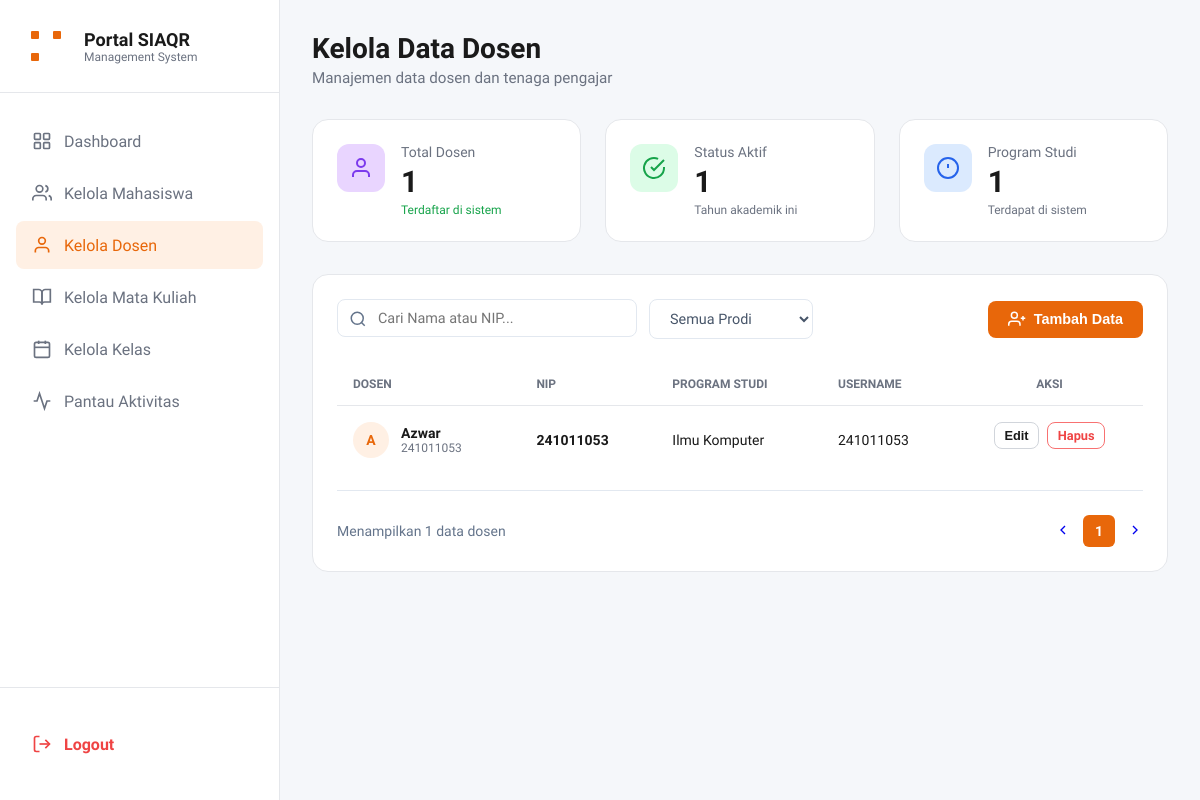
The app's page /kelola_dosen.php (signed in), older data.
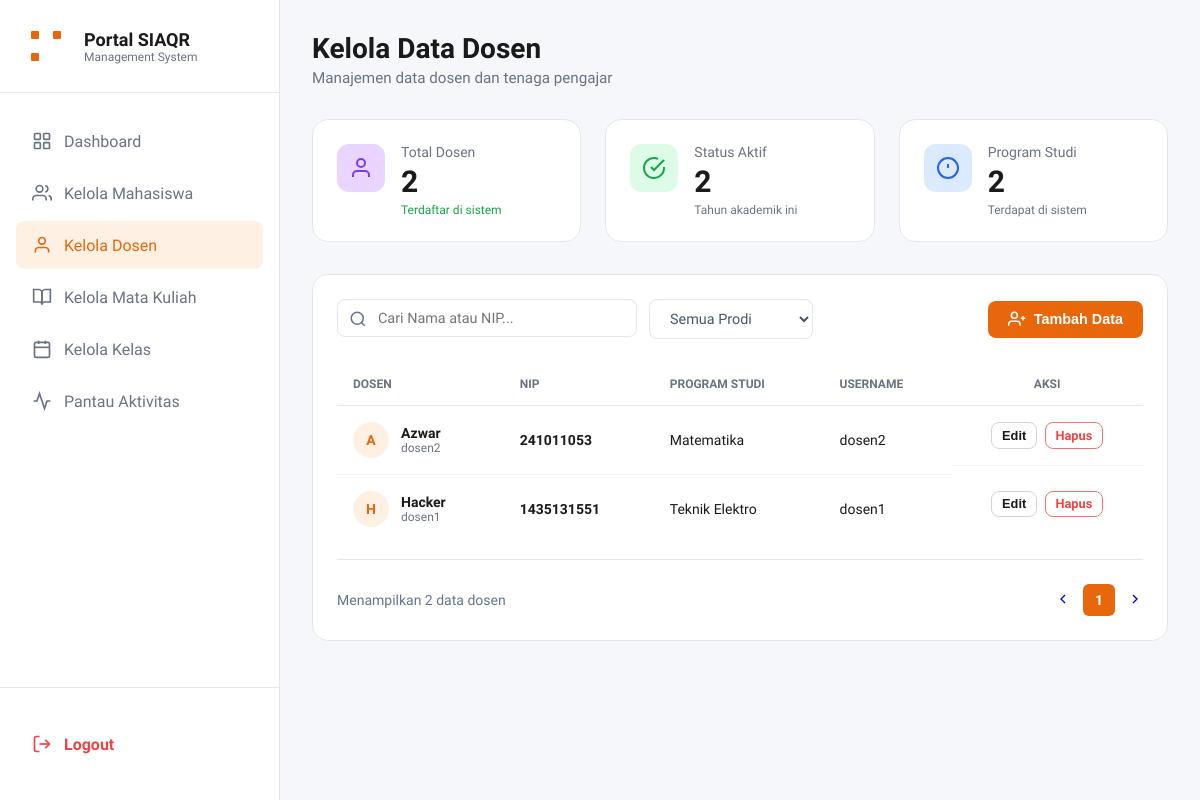
The same page, newer data.
### tables this page shows
CREATE TABLE `dosen` (
  `id_dosen` int(11) NOT NULL,
  `nama` varchar(100) DEFAULT NULL,
  `nip` varchar(50) DEFAULT NULL,
  `program_studi` varchar(100) DEFAULT NULL,
  `username` varchar(50) DEFAULT NULL,
  `password` varchar(255) DEFAULT NULL
);

### kelola_dosen.php (the view, shortened to what the changed rows need)
<?php
require 'connection.php';
$query_dosen = "SELECT * FROM dosen ORDER BY nama ASC";
$result_dosen = $conn->query($query_dosen);
$total_dosen = $result_dosen->num_rows;
?>
<!DOCTYPE html>
<html lang="id">
<head>
<link rel="stylesheet" href="style/admin.css">
</head>
<body>
<div class="admin-wrapper">
    <main class="main-content">
        <div class="content-header">
            <div class="header-left">
                <h1>Kelola Data Dosen</h1>
            </div>
        </div>
        <div class="stats-grid">
            <div class="stat-card">
                <div class="stat-content">
                    <div class="stat-label">Total Dosen</div>
                    <div class="stat-value"><?= number_format($total_dosen) ?></div>
                    <div class="stat-change positive">Terdaftar di sistem</div>
                </div>
            </div>
            <div class="stat-card">
                <div class="stat-content">
                    <div class="stat-label">Status Aktif</div>
                    <div class="stat-value"><?= number_format($total_dosen) ?></div>
                    <div class="stat-change neutral">Tahun akademik ini</div>
                </div>
            </div>
            <div class="stat-card">
                <div class="stat-content">
                    <div class="stat-label">Program Studi</div>
                    <div class="stat-value">
                        <?php
                        $query_prodi = "SELECT COUNT(DISTINCT program_studi) as total_prodi FROM dosen";
                        $result_prodi = $conn->query($query_prodi);
                        echo $result_prodi ? number_format($result_prodi->fetch_assoc()['total_prodi']) : 0;
                        ?>
                    </div>
                    <div class="stat-change neutral">Terdapat di sistem</div>
                </div>
            </div>
        </div>
        <div class="content-section">
            <div class="activity-table">
                <table>
                    <thead>
                        <tr>
                            <th>Dosen</th>
                            <th>NIP</th>
                            <th>Program Studi</th>
                            <th>Username</th>
                            <th style="text-align: center;">Aksi</th>
                        </tr>
                    </thead>
                    <tbody>
                        <?php if ($total_dosen > 0): ?>
                            <?php while($row = $result_dosen->fetch_assoc()): ?>
                                <tr>
                                    <td>
                                        <div class="user-cell">
                                            <div class="user-avatar"><?= strtoupper(substr($row['nama'], 0, 1)) ?></div>
                                            <div>
                                                <div class="user-name"><?= htmlspecialchars(ucwords($row['nama'])) ?></div>
                                                <div class="user-role"><?= htmlspecialchars($row['username']) ?></div>
                                            </div>
                                        </div>
                                    </td>
                                    <td><strong><?= htmlspecialchars($row['nip']) ?></strong></td>
                                    <td><?= htmlspecialchars(ucwords($row['program_studi'])) ?></td>
                                    <td><?= htmlspecialchars($row['username']) ?></td>
                                    <td style="text-align: center; display: flex; gap: 0.5rem; justify-content: center;">
                                        <button class="btn btn-outline" style="padding: 0.3rem 0.6rem; font-size: 0.8rem;"
                                                data-id="<?= $row['id_dosen'] ?>"
                                                data-nama="<?= htmlspecialchars($row['nama']) ?>"
                                                data-nip="<?= htmlspecialchars($row['nip']) ?>"
                                                data-prodi="<?= htmlspecialchars($row['program_studi']) ?>"
                                                data-username="<?= htmlspecialchars($row['username']) ?>"
                                                onclick="openEditModal(this)">
                                            Edit
                                        </button>
                                        <a href="?hapus=<?= $row['id_dosen'] ?>"
                                           onclick="return confirm('Apakah Anda yakin ingin menghapus data <?= htmlspecialchars($row['nama']) ?>? Tindakan ini permanen!');"
                                           class="btn btn-outline"
                                           style="padding: 0.3rem 0.6rem; font-size: 0.8rem; color: #EF4444; border-color: #F87171; text-decoration: none;">
                                            Hapus
                                        </a>
                                    </td>
                                </tr>
                            <?php endwhile; ?>
                        <?php else: ?>
                            <tr>
                                <td colspan="5" style="text-align: center; padding: 2rem; color: #64748b;">Belum ada data dosen di database.</td>
                            </tr>
                        <?php endif; ?>
                    </tbody>
                </table>
            </div>
            <div class="pagination">
                <span>Menampilkan <?= $total_dosen ?> data dosen</span>
                <div class="page-numbers">
                    <a href="#" style="margin-right: 8px;">
                    </a>
                    <a href="#" class="page-btn active">1</a>
                    <a href="#" style="margin-left: 8px;">
                    </a>
                </div>
            </div>
        </div>
    </main>
</div>
</body>
</html>

Row changes from the older to the newer data that the page shows:
removed dosen: nama "A", nama "Azwar", username "241011053", nip "241011053", program_studi "Ilmu Komputer"
added dosen: nama "A", nama "Azwar", username "dosen2", nip "241011053", program_studi "Matematika"
added dosen: nama "H", nama "Hacker", username "dosen1", nip "1435131551", program_studi "Teknik Elektro"
Text that changed along with them:
$total_dosen: "1" → "2"
$result_prodi->fetch_assoc()['total_prodi']: "1" → "2"
